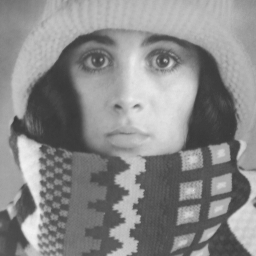
%> input picture matlab/images/trui.png, 256 x 256 px
$ octave Assignment2.m   (GNU Octave 9; MATLAB toolbox functions it lacks are replaced by stand-ins)
%> lines starting %> are read from the running program, lines starting %| are printed output that depends on the picture
### fun13.m
function IRes = fun13(Im)
    IRes = cumsum(Im); %Calc sum
    IRes = IRes/ 255.0; % Normalize to lie between 0 and 1
  end

### fun14.m
function Out = fun14(In, C)
In = double(In);
Out = In;
[n,m] = size(In);
for i = 1 : n
    for j = 1 : m
        Out(i,j) = C(In(i,j));
    end
end
end

### Assignment2.m
%%
K = zeros(3,3);
K(1,2) = -1;
K(2,1) = -1;
K(3,2) = 1;
K(2,3) = 1;

K= K/2;
I = imread('/home/nikolaj/Dropbox/4.aar/SIP/images/ch2_images/trui.png');
%> I is the input picture: size 256x256 uint8; min 56, max 241, mean 137.7

K2 = ones(3,3) * -1;
K2(2,2) = 8;


IB = imfilter(I,K);
IC = imfilter(I,K2);
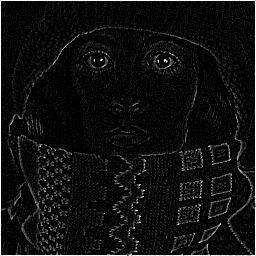
%> IC: size 256x256 uint8; min 0, max 255, mean 14.2
subplot(1,3,1); imshow(I); axis off; axis image;
subplot(1,3,2); imshow(IB); axis off; axis image;
subplot(1,3,3); imshow(IC); axis off; axis image;

colormap(gray);

%% 1.3
I =  imread('pout.tif');
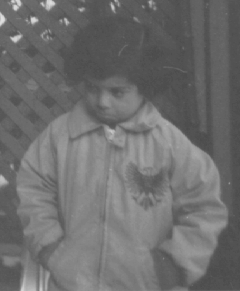
%> input picture matlab/images/pout.tif, 240 x 291 px
%> I is the input picture: size 291x240 uint8; min 74, max 224, mean 110.3
size(I)
%> ans = [291 240]
I2 = fun13(I);
%> in fun13, `IRes = cumsum(Im);`:
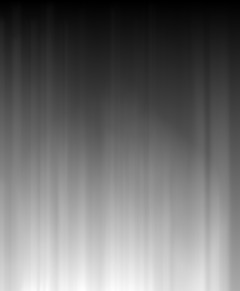
%> IRes: size 291x240 double; min 78, max 35254, mean 15265; drawn with min black and max white
%> in fun13, `IRes = IRes/ 255.0;`:
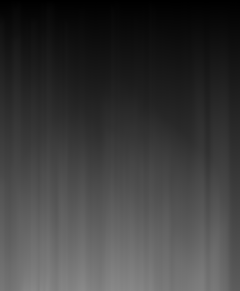
%> IRes: size 291x240 double; min 0.306, max 138.3, mean 59.9
subplot(1,2,1); imhist(I);
subplot(1,2,2); imhist(I2);
%> after `imhist(I2)`:
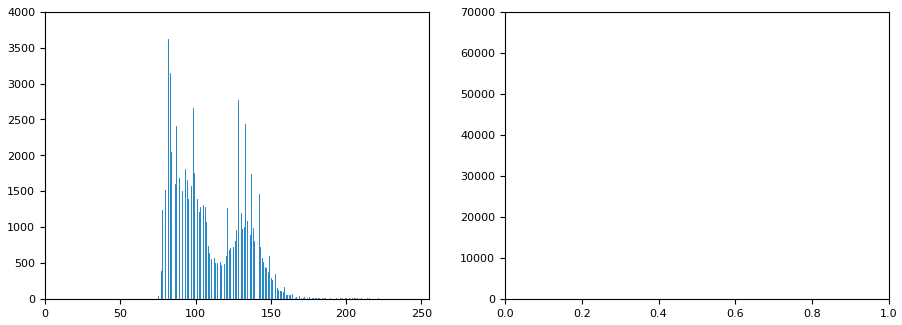
%> figure redrawn from the program's plot data, 2 panels; panel 1: highest point at x = 82, y = 3628; panel 2: highest point at x = 1, y = 69360

%% 1.4
addpath('.');
I =  imread('pout.tif');
CDF = fun13(I);
I2 = fun14(I,CDF);
%> after the loop in fun14, `for i = 1 : n`:
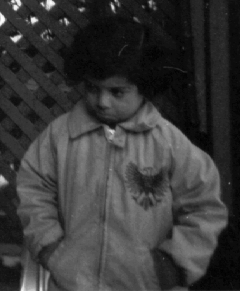
%> Out: size 291x240 double; min 35.14, max 95.63, mean 48.7; drawn with min black and max white
subplot(1,2,1); %% 1.3
I =  imread('pout.tif');
size(I)
%> ans = [291 240]
I2 = fun13(I);
subplot(1,2,1); imhist(I);
subplot(1,2,2); imhist(I2);

%% 1.4
addpath('.');
I =  imread('pout.tif');
CDF = fun13(I);
I2 = fun14(I,CDF);
subplot(1,2,1); imagesc(I); axis off; axis image;
%> after `axis image`:
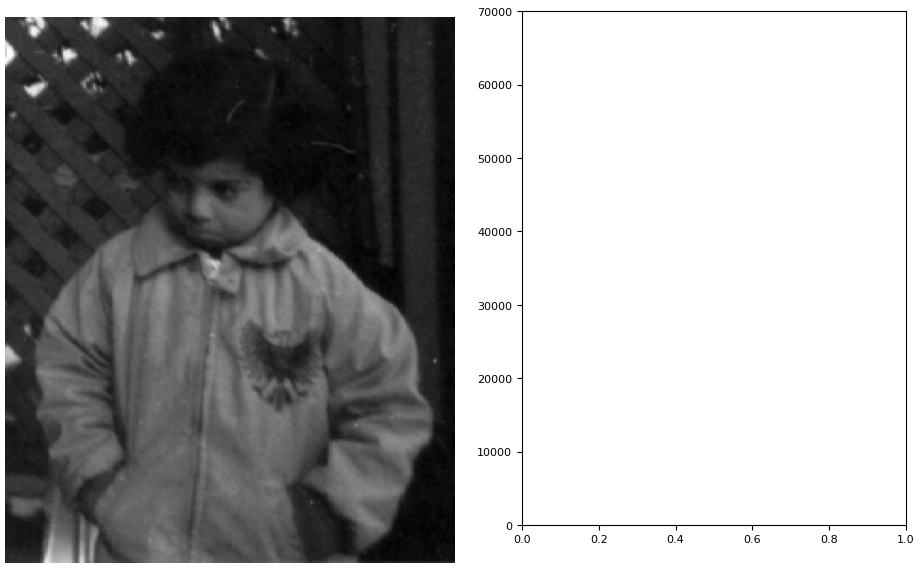
%> figure redrawn from the program's plot data, 2 panels
subplot(1,2,2); imagesc(I2); axis off; axis image
colormap(gray);


%% 1.5
addpath('.');
I = imread('pout.tif');
CDF = fun13(I);
%> (the run ends here)
